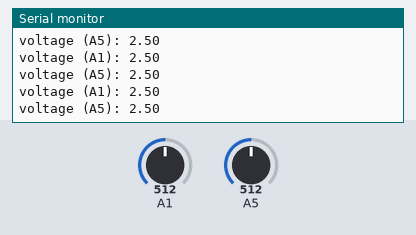
The sketch below on a simulated Arduino Uno, built with avr-gcc and run on an emulated ATmega328P. Shown: the last lines printed to the serial monitor. The inputs (shaded band) are chosen by the test bench; at power-on: A1 = 512, A5 = 512.

Above: at 1.3 s.
1.4 s: A1 set to 716
At 1.82 s:
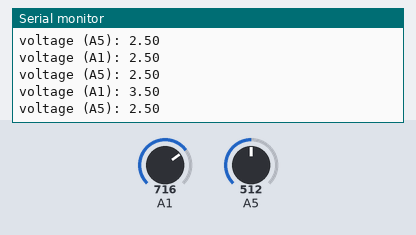
2.9 s: A5 set to 716
At 3.32 s:
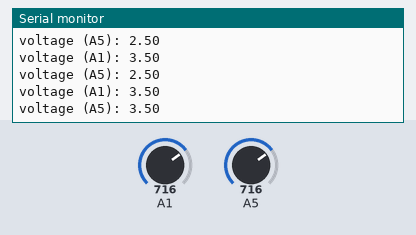
4.4 s: A1 set to 900
At 4.83 s:
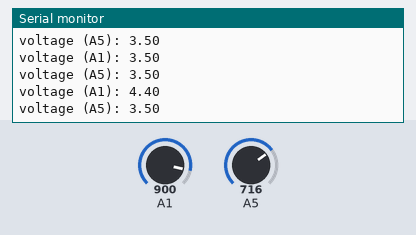
5.9 s: A5 set to 900
At 6.33 s:
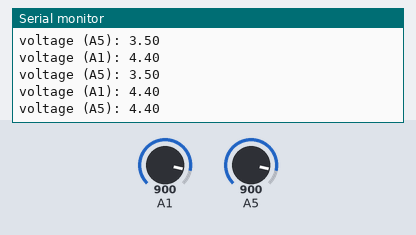
Timing chart, 0 to 8.4 s (numbered marks = the images above; inputs shaded):
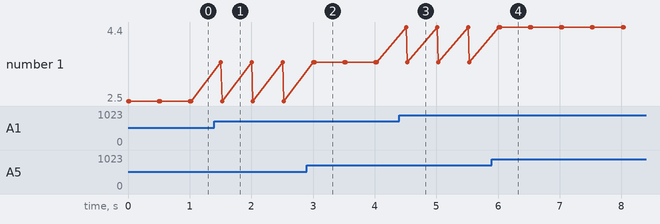

Measured:
- after the input at 1.4 s, the serial monitor: prints a new line after 0.10 s (image 1)
- after the input at 2.9 s, the serial monitor: prints a new line after 0.13 s (image 2)
- after the input at 4.4 s, the serial monitor: prints a new line after 0.11 s (image 3)
- after the input at 5.9 s, the serial monitor: prints a new line after 0.14 s (image 4)

The sketch:

ReadAnalogVoltage2pot.ino
```cpp
// the setup routine runs once when you press reset:
void setup() {
  // initialize serial communication at 9600 bits per second:
  Serial.begin(9600);
}

// the loop routine runs over and over again forever:
void loop() {
  // read the input on analog pin 0:
  int sensorValue = analogRead(A1);
  int sensorValue1 = analogRead(A5);
  // Convert the analog reading (which goes from 0 - 1023) to a voltage (0 - 5V):
  float voltage = sensorValue * (5.0 / 1023.0);
  float voltage1 = sensorValue1 * (5.0 / 1023.0);
  // print out the value you read:
  Serial.print("voltage (A1): ");
  Serial.println(voltage);
  Serial.print("voltage (A5): ");
  Serial.println(voltage1);
  delay(500);
}
```
